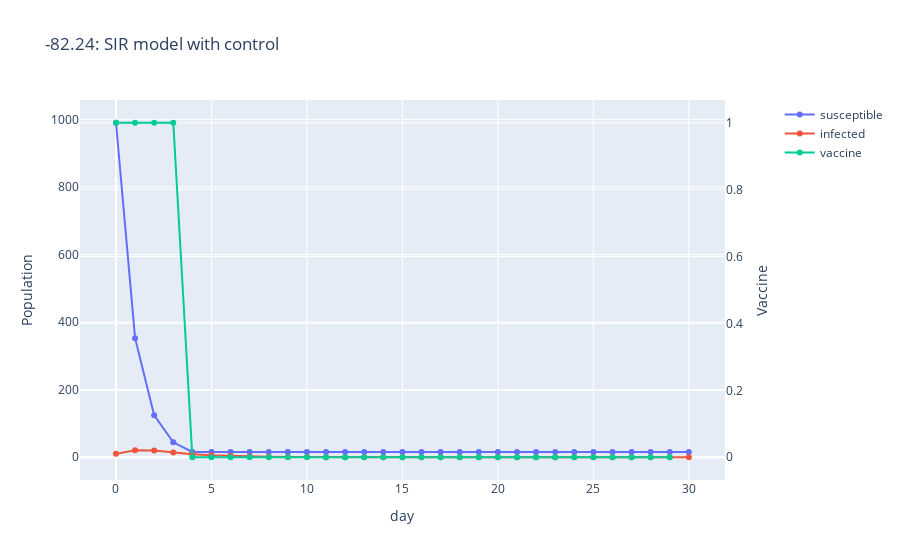

The notebook cell saved with this chart:
### Code cell
# Create figure with secondary y-axis
fig = make_subplots(specs=[[{"secondary_y": True}]])
# Add traces
fig.add_trace(
    go.Scatter(x=list(range(max_t+1)), y=states[:,0].flatten(), name="susceptible",
        mode='lines+markers'),
    secondary_y=False,
)
fig.add_trace(
    go.Scatter(x=list(range(max_t+1)), y=states[:,1].flatten(), name="infected",
        mode='lines+markers'),
    secondary_y=False,
)
fig.add_trace(
    go.Scatter(x=list(range(max_t+1)), y=actions, name="vaccine",
        mode='lines+markers'),
    secondary_y=True,
)
# Add figure title
fig.update_layout(
    title_text=f'{reward_sum:.2f}: SIR model with control'
)
# Set x-axis title
fig.update_xaxes(title_text="day")
# Set y-axes titles
fig.update_yaxes(title_text="Population", secondary_y=False)
fig.update_yaxes(title_text="Vaccine", secondary_y=True)

### Figure 1 — Plotly figure (JSON) as saved in the notebook; plotly's stock layout.template omitted (floating-point values rounded to 4 significant figures)
{"data": [{"mode": "lines+markers", "name": "susceptible", "type": "scatter", "x": [0, 1, 2, 3, 4, 5, 6, 7, 8, 9, 10, 11, 12, 13, 14, 15, 16, 17, 18, 19, 20, 21, 22, 23, 24, 25, 26, 27, 28, 29, 30], "xaxis": "x", "y": [990, 352.5, 124.3, 44.22, 15.91, 15.68, 15.54, 15.46, 15.4, 15.37, 15.35, 15.33, 15.33, 15.32, 15.32, 15.32, 15.31, 15.31, 15.31, 15.31, 15.31, 15.31, 15.31, 15.31, 15.31, 15.31, 15.31, 15.31, 15.31, 15.31, 15.31], "yaxis": "y"}, {"mode": "lines+markers", "name": "infected", "type": "scatter", "x": [0, 1, 2, 3, 4, 5, 6, 7, 8, 9, 10, 11, 12, 13, 14, 15, 16, 17, 18, 19, 20, 21, 22, 23, 24, 25, 26, 27, 28, 29, 30], "xaxis": "x", "y": [10, 20.89, 19.63, 13.9, 8.912, 5.579, 3.491, 2.184, 1.366, 0.8545, 0.5345, 0.3343, 0.2091, 0.1307, 0.08177, 0.05114, 0.03198, 0.02, 0.01251, 0.007823, 0.004892, 0.00306, 0.001913, 0.001197, 0.0007484, 0.000468, 0.0002927, 0.0001831, 0.0001145, 7.159e-05, 4.477e-05], "yaxis": "y"}, {"mode": "lines+markers", "name": "vaccine", "type": "scatter", "x": [0, 1, 2, 3, 4, 5, 6, 7, 8, 9, 10, 11, 12, 13, 14, 15, 16, 17, 18, 19, 20, 21, 22, 23, 24, 25, 26, 27, 28, 29, 30], "xaxis": "x", "y": [1, 1, 1, 1, 0, 0, 0, 0, 0, 0, 0, 0, 0, 0, 0, 0, 0, 0, 0, 0, 0, 0, 0, 0, 0, 0, 0, 0, 0, 0], "yaxis": "y2"}], "layout": {"title": {"text": "-82.24: SIR model with control"}, "xaxis": {"anchor": "y", "domain": [0, 0.94], "title": {"text": "day"}}, "yaxis": {"anchor": "x", "domain": [0, 1], "title": {"text": "Population"}}, "yaxis2": {"anchor": "x", "overlaying": "y", "side": "right", "title": {"text": "Vaccine"}}}}
